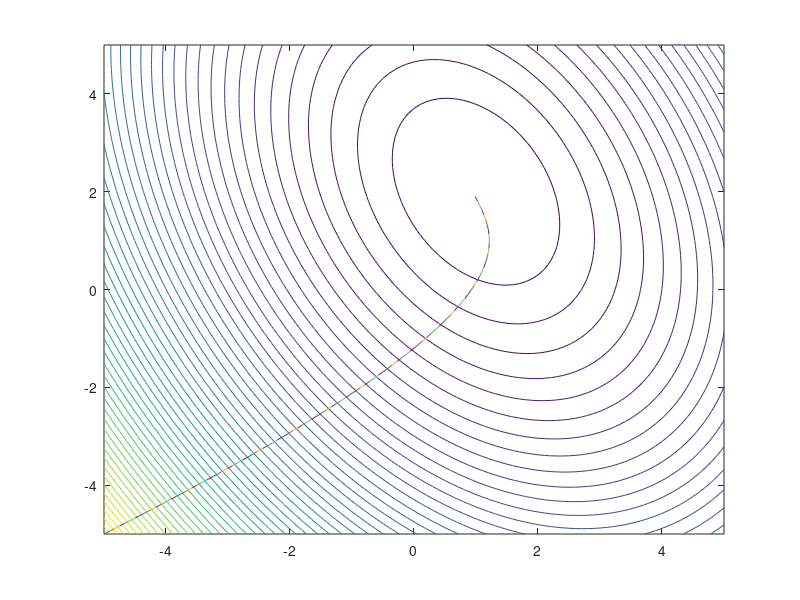

Recreate this plot in MATLAB.
v = -5:0.1:5;
lambda = 0.1;
h = 0.1;
epsilon = 0.2;
[x, y] = meshgrid(v);
f = '2*x.^2+y.^2+x.*y-6*x-5*y+8';
z = 2*x.^2+y.^2+x.*y-6*x-5*y+8;
F = inline(f);

figure(1)
contour(x,y,z,50)
hold on

x0 = -5;
y0 = -5;
xxn = [x0; y0];
xn = x0;
yn = y0;

while true
    grad1 = (F(xn+h, yn) - F(xn, yn)) / h;
    grad2 = (F(xn, yn+h) - F(xn, yn)) / h;
    Grad = [grad1; grad2];
    if norm(Grad) < epsilon
        break;
    else
        xxn = xxn - (Grad / norm(Grad)) * lambda;
        x0 = xn;
        y0 = yn;
        xn = xxn(1,1);
        yn = xxn(2,1);
    end
    plot([x0 xn], [y0 yn], '-')
    hold on;
end
[xn yn]